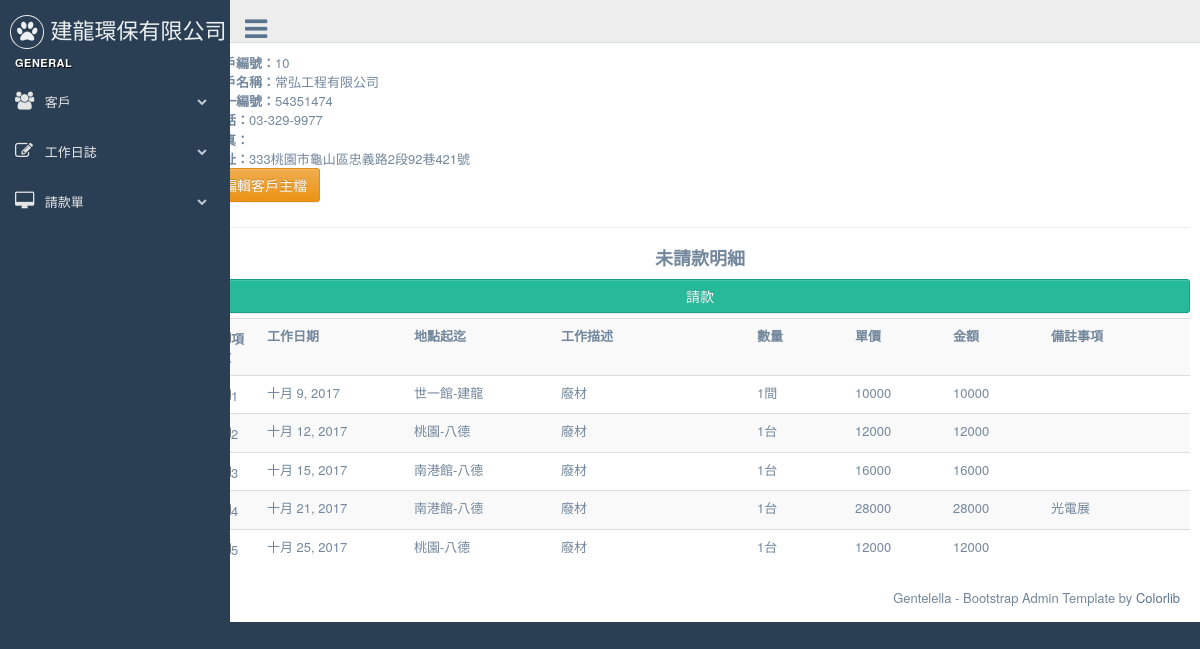
Page /customers/10/ on the earlier database version.
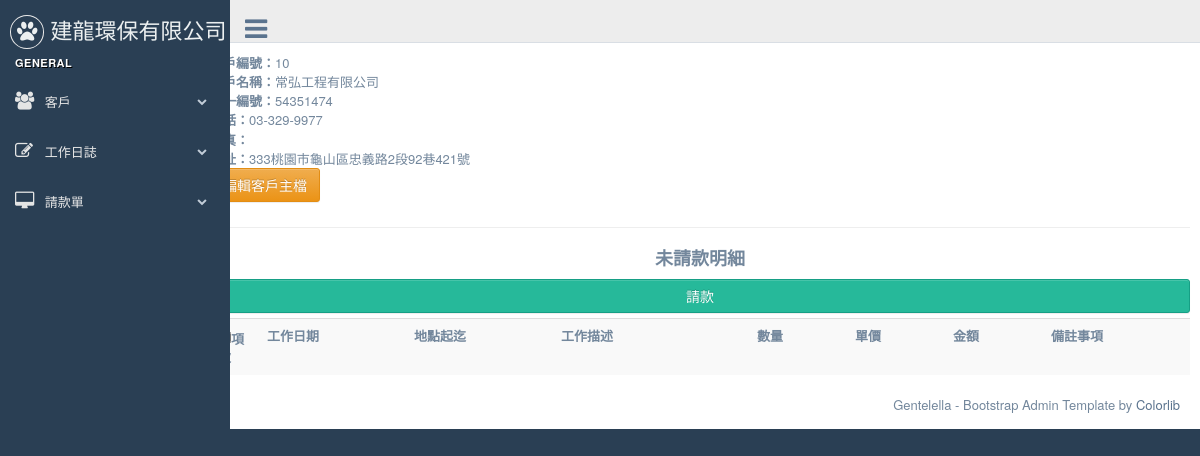
Same page on the later database version.
### dailywork/models.py (models this page shows, shortened)
class Dailylog(models.Model):
	work_date = models.DateField( default=timezone.now )
	customer = models.ForeignKey(Customer)
	start_at = models.CharField(  max_length=20, null=False, blank=False )
	end_with = models.CharField(  max_length=20, null=False, blank=False )
	opreateDesc = models.CharField(max_length=20, blank=False, null=False)
	quantity = models.DecimalField( max_digits=10, decimal_places=0)
	uom = models.ForeignKey(Uom)
	uniprice = models.DecimalField( max_digits=10, decimal_places=0)
	notes = models.TextField(blank=True, null=True)
	payrequest = models.BooleanField(default=False, verbose_name='已請款')    # 是否已請款
	is_freecharge = models.BooleanField(default=False, verbose_name='免費項目')    # 是否爲免費項目, 如果為免費項目則在未請款清單是不會顯示的
	bill_number = models.CharField(  max_length=20, null=True, blank=True )
	invalid = models.BooleanField(default=False, verbose_name='項目作廢')
	create_at = models.DateTimeField( auto_now_add=True, auto_now=False)
	modify = models.DateTimeField( auto_now_add=False, auto_now=True)
	objects = DailylogManager()
	def get_amount(self):
		return self.quantity * self.uniprice

class Uom(models.Model):
	descriotion =  models.CharField(  max_length=20, null=False, blank=False )
	def __str__(self):
		return self.descriotion

### customers/views.py (the view)
# urls.py: url(r'^(?P<pk>\d+)/$', CustomerDetail.as_view( template_name ='customers/customer_detail.html'), name="customer_detail"  ),
class CustomerDetail(DetailView):
    model = Customer

### dailywork/models.py (called while the page is built)
	def norequest(self):
		return self.filter(payrequest=False , is_freecharge=False , invalid= False  )

	def get_queryset(self):
		return DailylogQueryset(self.model, using=self.db)

### templates/customers/customer_detail.html (shortened to what this page needs)
{% extends "base.html" %}
{% block content %}
<strong>客戶編號：</strong>{{ object.id }}<br>
<strong>客戶名稱：</strong>{{ object.title }}<br>
<strong>統一編號：</strong>{{ object.unikey }}<br>
<strong>電話：</strong>{{ object.phone }}<br>
<strong>傳真：</strong>{{ object.faxno }}<br>
<strong>地址：</strong>{{ object.address }}<br>
<a href="{{ instance.get_absolute_url }}edit" class="btn btn-warning" role="button">編輯客戶主檔</a>
<hr>
    <div align="center"  >
      <h2><strong>未請款明細</strong></h2>
    </div>
<form id="createform" action="" method="POST" onsubmit="return CreateOnSubmit({{ bill.id }})" >{% csrf_token %}
    <div >
      <button type="submit"  class="btn btn-success form-control">請款</button>
    </div>
  <table class="table table-striped" >
    <tr>
      <th width="5%"><input type="checkbox" value="核取方塊" id="CheckAll" />項次</th>
      <th width="15%">工作日期</th>
      <th width="15%">地點起迄</th>
      <th width="20%">工作描述</th>
      <th width="10%">數量</th>
      <th width="10%">單價</th>
      <th width="10%">金額</th>
      <th >備註事項</th>
    </tr>
  {% for dailylog in object.dailylog_set.all.norequest %}
    <tr>
        <td><input type="checkbox" class='cb' name="dailylogs"  value="{{ dailylog.id }}" />{{ forloop.counter }}</td>
        <td>{{ dailylog.work_date }}</td>
        <td>{{ dailylog.start_at }}-{{ dailylog.end_with }}</td>
        <td>{{ dailylog.opreateDesc }}</td>
        <td>{{ dailylog.quantity }}{{ dailylog.uom }}</td>
        <td>{{ dailylog.uniprice }}</td>
        <td>{{ dailylog.get_amount }}</td>
        <td>{{ dailylog.notes }}</td>
    </tr>
  {% endfor %}
  </table>
</form>
{% endblock content %}

Differences in the rows shown:
no longer on this page (row edited): Dailylog: work_date "十月 9, 2017", start_at "世一館", end_with "建龍", opreateDesc "廢材", quantity "1", uom "間", uniprice "10000", get_amount "10000"
no longer on this page (row edited): Dailylog: work_date "十月 12, 2017", start_at "桃園", end_with "八德", opreateDesc "廢材", quantity "1", uom "台", uniprice "12000", get_amount "12000"
no longer on this page (row edited): Dailylog: work_date "十月 15, 2017", start_at "南港館", end_with "八德", opreateDesc "廢材", quantity "1", uom "台", uniprice "16000", get_amount "16000"
no longer on this page (row edited): Dailylog: work_date "十月 21, 2017", start_at "南港館", end_with "八德", opreateDesc "廢材", quantity "1", uom "台", uniprice "28000", get_amount "28000", notes "光電展"
no longer on this page (row edited): Dailylog: work_date "十月 25, 2017", start_at "桃園", end_with "八德", opreateDesc "廢材", quantity "1", uom "台", uniprice "12000", get_amount "12000"
